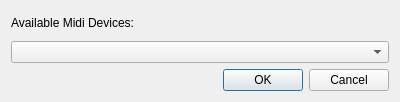
<?xml version="1.0" encoding="UTF-8"?>
<ui version="4.0">
 <class>SelectDevice</class>
 <widget class="QDialog" name="SelectDevice">
  <property name="geometry">
   <rect>
    <x>0</x>
    <y>0</y>
    <width>400</width>
    <height>102</height>
   </rect>
  </property>
  <property name="windowTitle">
   <string>Select Midi Device</string>
  </property>
  <layout class="QVBoxLayout" name="verticalLayout">
   <item>
    <widget class="QLabel" name="label">
     <property name="text">
      <string>Available Midi Devices:</string>
     </property>
    </widget>
   </item>
   <item>
    <widget class="QComboBox" name="deviceCombo"/>
   </item>
   <item>
    <widget class="QDialogButtonBox" name="buttonBox">
     <property name="orientation">
      <enum>Qt::Horizontal</enum>
     </property>
     <property name="standardButtons">
      <set>QDialogButtonBox::Cancel|QDialogButtonBox::Ok</set>
     </property>
    </widget>
   </item>
  </layout>
 </widget>
 <resources/>
 <connections>
  <connection>
   <sender>buttonBox</sender>
   <signal>accepted()</signal>
   <receiver>SelectDevice</receiver>
   <slot>accept()</slot>
   <hints>
    <hint type="sourcelabel">
     <x>248</x>
     <y>254</y>
    </hint>
    <hint type="destinationlabel">
     <x>157</x>
     <y>274</y>
    </hint>
   </hints>
  </connection>
  <connection>
   <sender>buttonBox</sender>
   <signal>rejected()</signal>
   <receiver>SelectDevice</receiver>
   <slot>reject()</slot>
   <hints>
    <hint type="sourcelabel">
     <x>316</x>
     <y>260</y>
    </hint>
    <hint type="destinationlabel">
     <x>286</x>
     <y>274</y>
    </hint>
   </hints>
  </connection>
 </connections>
</ui>
